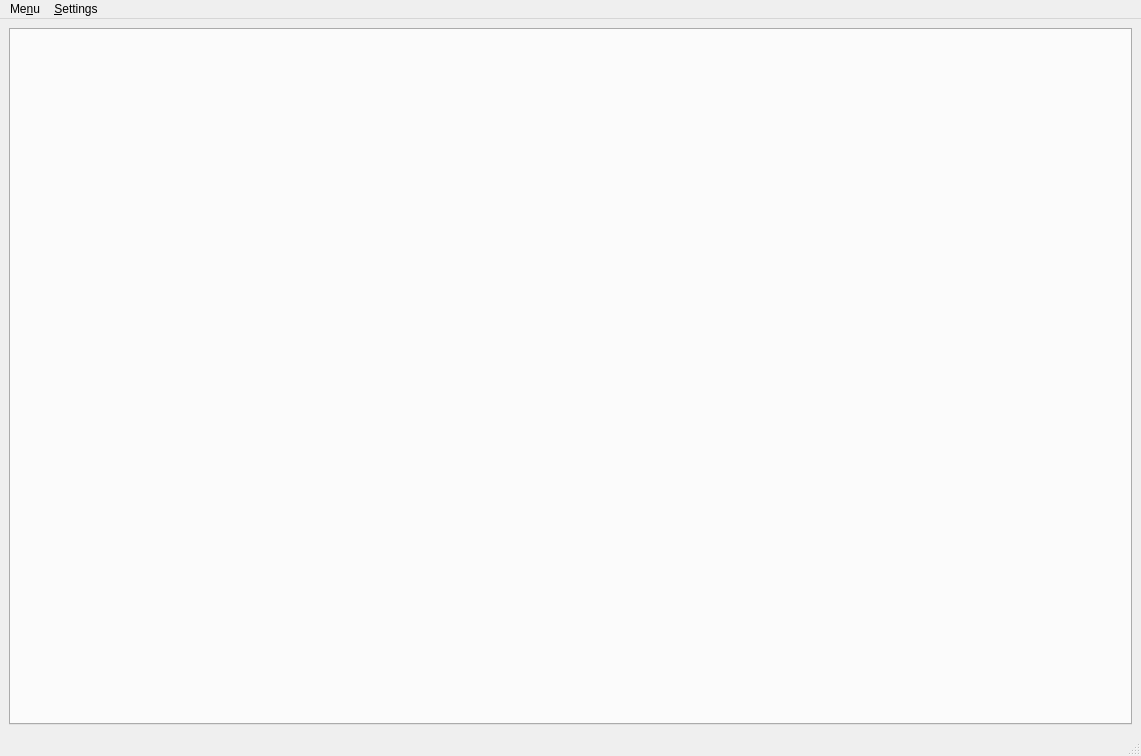
<?xml version="1.0" encoding="UTF-8"?>
<ui version="4.0">
 <class>MainWindow</class>
 <widget class="QMainWindow" name="MainWindow">
  <property name="geometry">
   <rect>
    <x>0</x>
    <y>0</y>
    <width>1141</width>
    <height>756</height>
   </rect>
  </property>
  <property name="windowTitle">
   <string>PIMP</string>
  </property>
  <widget class="QWidget" name="centralwidget">
   <layout class="QHBoxLayout" name="horizontalLayout">
    <item>
     <widget class="QTabWidget" name="tabWidget">
      <property name="tabPosition">
       <enum>QTabWidget::West</enum>
      </property>
      <property name="currentIndex">
       <number>-1</number>
      </property>
      <property name="iconSize">
       <size>
        <width>24</width>
        <height>24</height>
       </size>
      </property>
     </widget>
    </item>
   </layout>
  </widget>
  <widget class="QStatusBar" name="statusbar"/>
  <widget class="QMenuBar" name="menubar">
   <property name="geometry">
    <rect>
     <x>0</x>
     <y>0</y>
     <width>1141</width>
     <height>25</height>
    </rect>
   </property>
   <widget class="QMenu" name="menuMenu">
    <property name="title">
     <string>Me&amp;nu</string>
    </property>
    <addaction name="actionGetAll"/>
    <addaction name="actionQuit"/>
   </widget>
   <widget class="QMenu" name="menuSettings">
    <property name="title">
     <string>&amp;Settings</string>
    </property>
    <addaction name="action_Settings"/>
   </widget>
   <addaction name="menuMenu"/>
   <addaction name="menuSettings"/>
  </widget>
  <action name="actionQuit">
   <property name="text">
    <string>&amp;Quit</string>
   </property>
   <property name="shortcut">
    <string>Ctrl+W, Ctrl+Q</string>
   </property>
  </action>
  <action name="actionGetAll">
   <property name="text">
    <string>&amp;Get All</string>
   </property>
  </action>
  <action name="action_Settings">
   <property name="text">
    <string>&amp;Settings</string>
   </property>
  </action>
  <action name="action_VimEdit">
   <property name="text">
    <string>&amp;VimEdit</string>
   </property>
   <property name="shortcut">
    <string>Ctrl+V</string>
   </property>
  </action>
 </widget>
 <resources/>
 <connections>
  <connection>
   <sender>actionQuit</sender>
   <signal>triggered()</signal>
   <receiver>MainWindow</receiver>
   <slot>close()</slot>
   <hints>
    <hint type="sourcelabel">
     <x>-1</x>
     <y>-1</y>
    </hint>
    <hint type="destinationlabel">
     <x>399</x>
     <y>299</y>
    </hint>
   </hints>
  </connection>
 </connections>
</ui>
